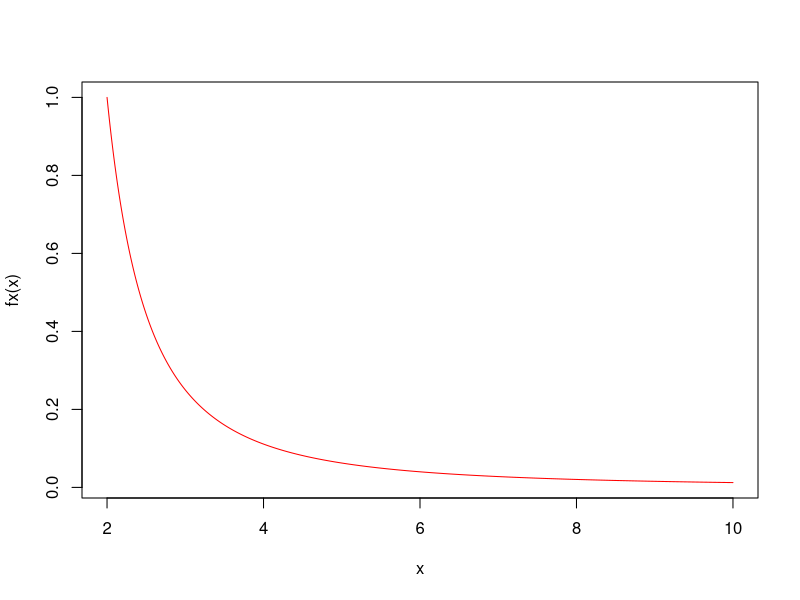
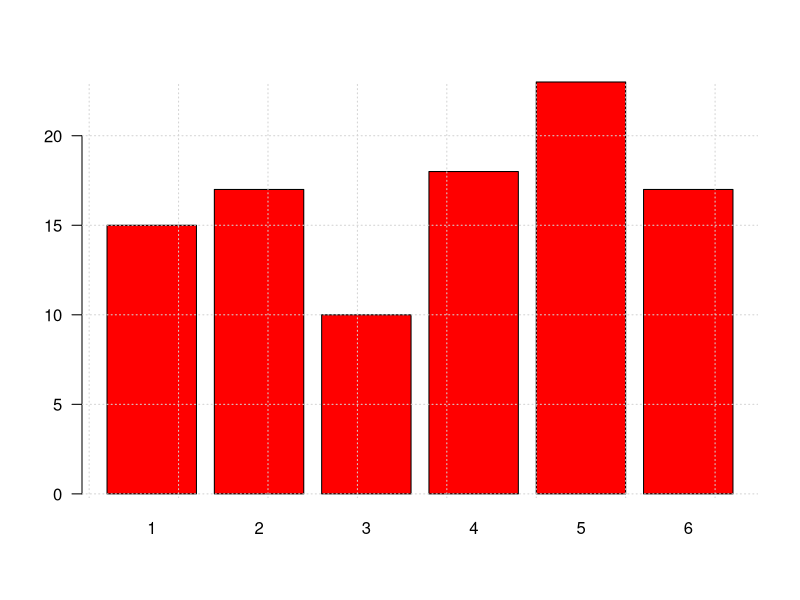
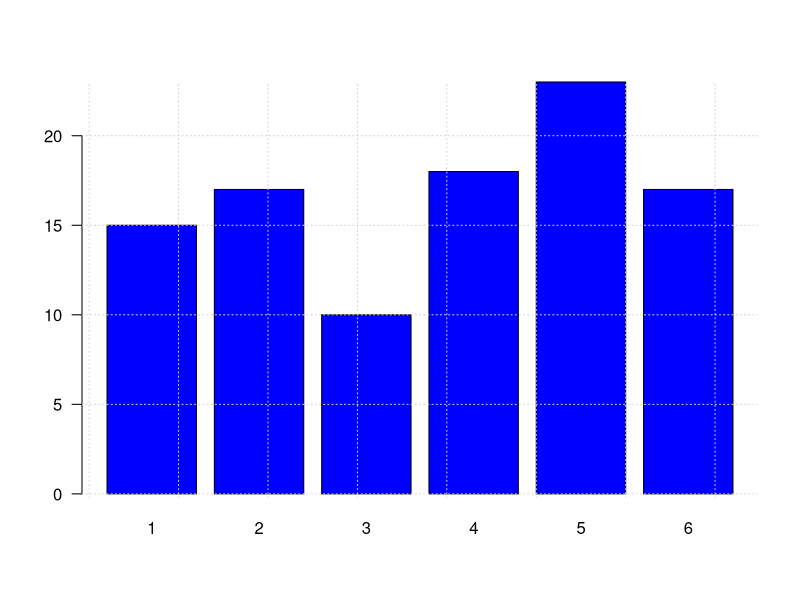

Reproduce these figures in R, in order.
## ---- chunk 1
x=c(1,2,3,4,5)         #<<
x
## ---- chunk 2
y=c("Muy regular", "Regular", "Bueno", "Muy bueno", "Excelente")
y
## ---- chunk 3
x=1:9
m=matrix(x,nrow=3)   #<<
m
## ---- chunk 4
x=1:9
y=10:18
z=19:27
mn=array(c(x,y),dim=c(3,3,3)) #<<
mn
## ---- chunk 5
x=c("rojo", "verde", "azul")
y=rep(x, times=4)
x
y

## ---- chunk 6
fx=function(x){1/(x-1)^2} #<<
fx(100) # funcion evaluada en x=100
## ---- chunk 7
x=seq(from=2,to=10, by=0.01)  # genera secuencia de numeros entre 2 y 10 con paso 0.01
plot(x, fx(x), type="l", col="red") # genera grafica
## ---- chunk 8
y=sample(1:6,100, replace = T)  # generacion de datos
# funcion definida para la construccion de graficos
grafica=function(x,color){
        barplot(x,
                col=color, las=1)
        grid()
}

z=table(y) # generacion de tabla de datos
grafica(z,"red")  # evalua la funcion en los datos z y colo rojo
## ---- chunk 9
w=round(prop.table(z)*100,2)  # genera datos y constuye tabla en porcentaje
grafica(w,"blue")  # evalua la funcion con w y color azul
